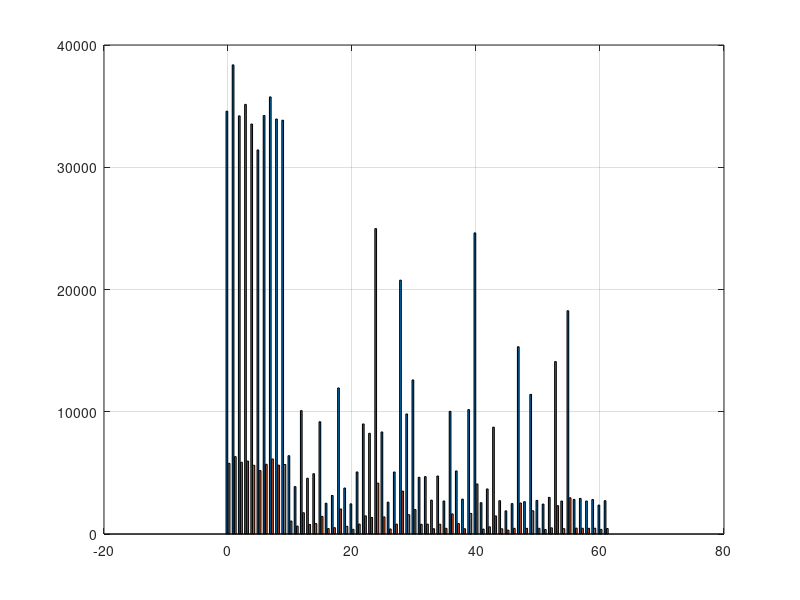

Here is the MATLAB script that generated this plot: (Note: this script raises an error after producing the figure.)
clc,clear,close all

load nums.mat

SampleNums = [training_nums,test_nums];

figure("Units","pixels","Position",[80,454,1746,334])
grid(gca,"on")
box(gca,"on")
hold(gca,"on")

b1 = bar(Classes,SampleNums);
b1(1).FaceColor = [7,84,213]/255;
b1(2).FaceColor = [249,82,107]/255;

legend("Training","Test")
set(gca,"FontSize",15)

nums = training_nums+test_nums;
figure("Units","pixels","Position",[692.3333333333333,369,1036.666666666667,334])
grid(gca,"on")
box(gca,"on")
hold(gca,"on")

b2 = bar(nums);
b2(1).FaceColor = [7,84,213]/255;
legend("Whole dataset")
set(gca,"FontSize",15)
